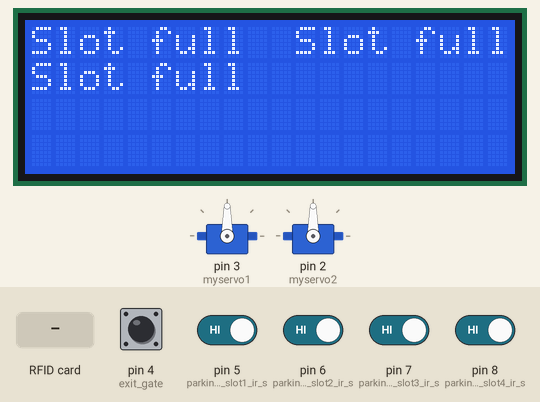
Recording of a sketch running on a simulated Arduino Uno, built with avr-gcc and run on an emulated ATmega328P. On the bench: 20×4 character LCD, 2 × servo. The test bench sets the inputs (shaded band); at power-on: pin 4 (exit_gate), pin 5 (parking1_slot1_ir_s), pin 6 (parking1_slot2_ir_s), pin 7 (parking1_slot3_ir_s), pin 8 (parking1_slot4_ir_s) HIGH. What the sketch prints to the serial monitor is not drawn.

Above: at 10.5 s.
10.6 s: RFID card 53 4F 26 1C held to the reader
At 13.2 s:
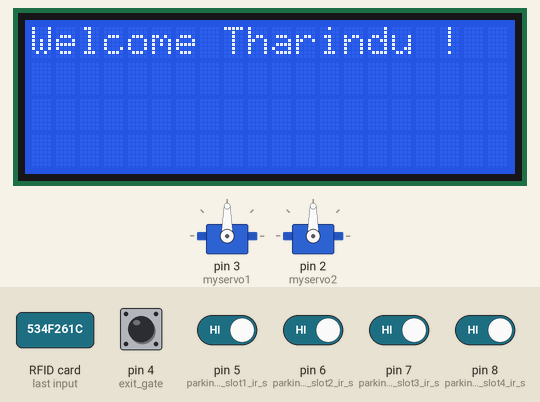
13.3 s: pin 5 (parking1_slot1_ir_s) driven LOW
At 17.14 s:
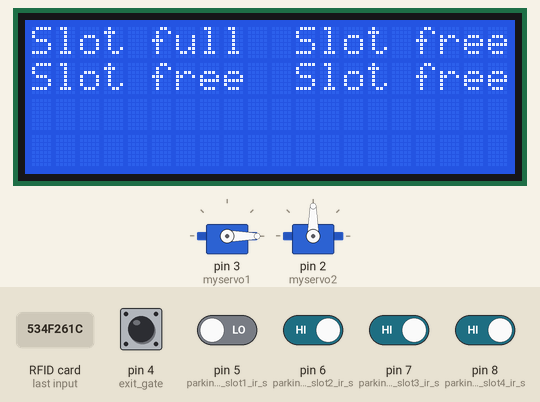
18.2 s: pin 6 (parking1_slot2_ir_s) driven LOW
At 19.74 s:
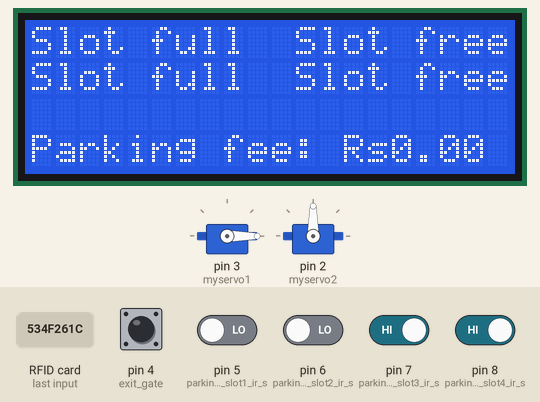
21.0 s: RFID card 5E 7A 19 C4 held to the reader
At 22.6 s:
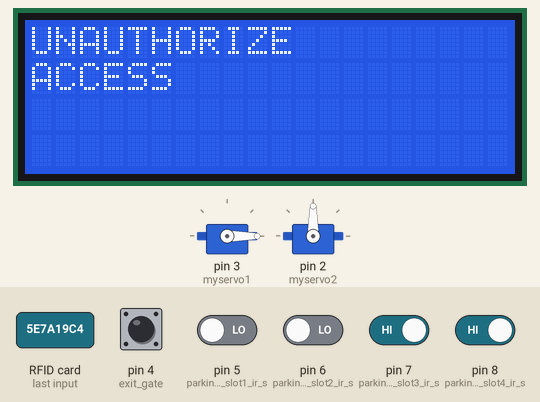
25.6 s: pin 7 (parking1_slot3_ir_s) driven LOW
At 29.4 s:
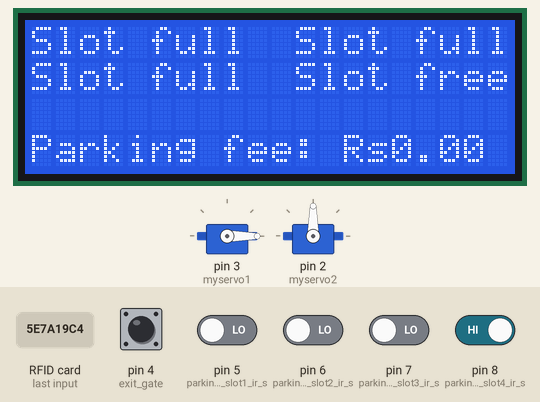
29.5 s: pin 8 (parking1_slot4_ir_s) driven LOW
At 31.2 s:
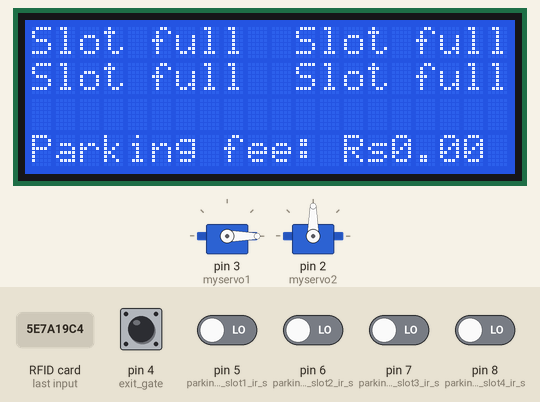
Timing chart, 0 to 32.7 s (numbered marks = the images above; inputs shaded):
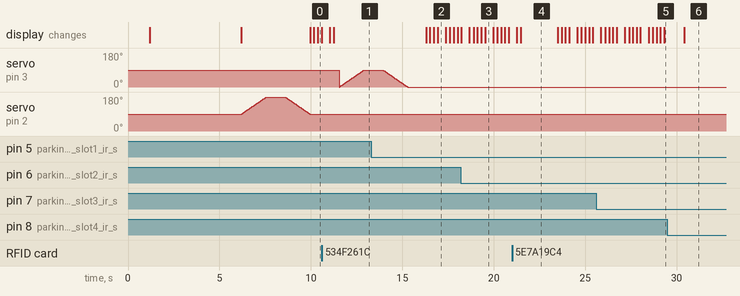

Measured:
- after the input at 10.6 s, the display: first differs from a run without the input after 0.65 s (image 1)
- after the input at 13.3 s, the display: first differs from a run without the input after 3.0 s (image 2 shows a later state)
- after the input at 18.2 s, the display: first differs from a run without the input after 0.91 s (image 3 shows a later state)
- after the input at 21.0 s, the display: first differs from a run without the input after 0.49 s (image 4)
- after the input at 25.6 s, the display: first differs from a run without the input after 0.91 s (image 5 shows a later state)
- after the input at 29.5 s, the display: changes after 0.90 s (image 6)
- by itself, servo on pin 2 (myservo2): rises from 90° to 180° in 1.3 s, then falls to 90° in 2.4 s

The sketch:

arduinocode.ino
```cpp
 #include <SPI.h>
 #include <MFRC522.h>
 #include <Wire.h>
 #include <LiquidCrystal_I2C.h>
 #include <Servo.h>
 #include <SoftwareSerial.h>

 #define SS_PIN 10
 #define RST_PIN 9
 //#define BUZZER 2

 SoftwareSerial nodemcu(0,1);
 LiquidCrystal_I2C lcd(0x27, 20, 4);
 Servo myservo1;
 Servo myservo2;

 int pos1 = 90;
 int pos2 = 90;
 int exit_gate = 4;


 int parking1_slot1_ir_s = 5;
 int parking1_slot2_ir_s = 6;
 int parking1_slot3_ir_s = 7;
 int parking1_slot4_ir_s = 8;

 const float hourlyRate = 100;

 String sensor1;
 String sensor2;
 String sensor3;
 String sensor4;

 String cdata ="";

 MFRC522 mfrc522(SS_PIN, RST_PIN);

        void setup()
        {
            Serial.begin(9600);
            nodemcu.begin(9600);
            SPI.begin();
            mfrc522.PCD_Init();
            lcd.init();
            lcd.backlight();

            lcd.setCursor(3, 0);
            lcd.print("IOT Based Smart");
            lcd.setCursor(4, 1);
            lcd.print("Car Parking");
            lcd.setCursor(7, 2);
            lcd.print("System");
            delay(1000);
            lcd.clear();
            lcd.setCursor(2, 0);
            lcd.print("**Group Members**");
            lcd.setCursor(0, 2);
            lcd.print("1.Tharindu");
            lcd.setCursor(12, 2);
            lcd.print("2.Amath");
            lcd.setCursor(0, 3);
            lcd.print("3.Sahas");
            lcd.setCursor(12, 3);
            lcd.print("4.Shehan");
            delay(5000);
            lcd.clear();


            pinMode(exit_gate, INPUT);
            //pinMode(BUZZER, OUTPUT);
            //noTone(BUZZER);

            pinMode(parking1_slot1_ir_s, INPUT);
            pinMode(parking1_slot2_ir_s, INPUT);
            pinMode(parking1_slot3_ir_s, INPUT);
            pinMode(parking1_slot4_ir_s, INPUT);

            myservo1.attach(3);
            myservo2.attach(2);
        }

        void loop()
        {
            gates();
            p1slot1();
            p1slot2();
            p1slot3();
            p1slot4();


            cdata = cdata + sensor1 +"," + sensor2 + ","+ sensor3 +","+ sensor4 + ","; // comma will be used a delimeter
            Serial.println(cdata);
            nodemcu.println(cdata);
           delay(200); // 100 milli seconds
            cdata = "";

            digitalWrite(parking1_slot1_ir_s, HIGH);
            digitalWrite(parking1_slot2_ir_s, HIGH);
            digitalWrite(parking1_slot3_ir_s, HIGH);
            digitalWrite(parking1_slot4_ir_s, HIGH);

            digitalWrite(exit_gate, HIGH);

             if ((digitalRead(parking1_slot1_ir_s ) == HIGH) || (digitalRead(parking1_slot2_ir_s ) == HIGH) || (digitalRead(parking1_slot3_ir_s ) == HIGH) || (digitalRead(parking1_slot4_ir_s) == HIGH))
            {
                float parkingFee = calculateFee();
                displayfee(parkingFee);

                delay(200);
            }

            if ( ! mfrc522.PICC_IsNewCardPresent())
            {
                //lcd.setCursor(3,0);
               // lcd.print("Please Put Your");
                //lcd.setCursor(7,1);
                //lcd.print("ID CARD");
                return;
            }
            else{
                    lcd.clear();
                }

            if ( ! mfrc522.PICC_ReadCardSerial())
            {
                    return;
            }

            Serial.print("UID tag :");
            String content= "";
            byte letter;

            for (byte i = 0; i < mfrc522.uid.size; i++)
            {
                  Serial.print(mfrc522.uid.uidByte[i] < 0x10 ? " 0" : " ");
                  Serial.print(mfrc522.uid.uidByte[i], HEX);
                  content.concat(String(mfrc522.uid.uidByte[i] < 0x10 ? " 0" : " "));
                  content.concat(String(mfrc522.uid.uidByte[i], HEX));
            }

            Serial.println();
            content.toUpperCase();

           if ((digitalRead(parking1_slot1_ir_s ) == LOW) && (digitalRead(parking1_slot2_ir_s ) == LOW) && (digitalRead(parking1_slot3_ir_s ) == LOW) && (digitalRead(parking1_slot4_ir_s) == LOW))
           {
             lcd.print("All slots taken");
             delay(2000);
             lcd.clear();
           }

            else if (content.substring(1) == "53 4F 26 1C")
            {

                  lcd.print("Welcome Tharindu !");
                  //tone(BUZZER, 500);
                  delay(300);
                 // noTone(BUZZER);
                  for (pos1 = 0; pos1 <= 90 ; pos1 += 1)
                  {
                        myservo1.write(pos1);
                        delay(15);
                  }
                  delay(1000);

                  for (pos1 = 90; pos1 >= 0; pos1 -= 1)
                  {
                        myservo1.write(pos1);
                        delay(15);
                  }


                  delay(1000);
                  lcd.clear();

            }
            else if (content.substring(1) == "43 F4 60 1C")
            {
                  lcd.print("Welcome Amath !");
                //  tone(BUZZER, 500);
                  delay(300);
                 // noTone(BUZZER);

                  for (pos1 = 0; pos1 <= 90 ; pos1 += 1)
                  {
                        myservo1.write(pos1);
                        delay(15);
                  }
                  delay(1000);

                  for (pos1 = 90; pos1 >= 0; pos1 -= 1)
                  {
                        myservo1.write(pos1);
                        delay(15);
                  }
                  delay(1000);
                  lcd.clear();
            }
            else if (content.substring(1) == "A1 92 94 1B")
            {
                  lcd.print("Welcome Sahas !");
                 // tone(BUZZER, 500);
                  delay(300);
                 // noTone(BUZZER);

                  for (pos1 = 0; pos1 <= 90 ; pos1 += 1)
                  {

                        myservo1.write(pos1);
                        delay(15);
                  }
                  delay(1000);

                  for (pos1 = 90; pos1 >= 0; pos1 -= 1)
                  {
                        myservo1.write(pos1);
                        delay(15);
                  }
                  delay(1000);
                  lcd.clear();
            }
            else if (content.substring(1) == "A1 EF 0D 1B")
            {
                  lcd.print("Welcome Shehan !");
                  //tone(BUZZER, 500);
                  delay(300);
                 // noTone(BUZZER);

                 for (pos1 = 0; pos1 <= 90 ; pos1 += 1)
                 {
                        myservo1.write(pos1);
                        delay(15);
                 }
                 delay(1000);

                 for (pos1 = 90; pos1 >= 0; pos1 -= 1)
                 { // goes from 180 degrees to 0 degrees
                        myservo1.write(pos1);
                        delay(15);
                 }
                 delay(1000);
                 lcd.clear();
            }
            else
            {
                    lcd.print("UNAUTHORIZE");
                    lcd.setCursor(0,1);
                    lcd.print("ACCESS");
                   // tone(BUZZER, 300);
                    delay(2000);
                  //  noTone(BUZZER);
                    lcd.clear();
            }

        }
        void gates()
        {

              if (digitalRead(exit_gate) == LOW)
              {
                    for (pos2 = 90; pos2 <= 180 ; pos2 += 1)
                    {
                            myservo2.write(pos2);
                            delay(15);
                    }
                    delay(1000);

                    for (pos2 = 180; pos2 >= 90; pos2 -= 1)
                    {
                            myservo2.write(pos2);
                            delay(15);
                    }
               }
        }
        void p1slot1()
        {
              if( digitalRead(parking1_slot1_ir_s) == LOW)
              {
                    lcd.setCursor(0, 0);
                    lcd.print("Slot full");
                    sensor1 = "255";
                    delay(200);
              }
              if( digitalRead(parking1_slot1_ir_s) == HIGH)
              {
                    lcd.setCursor(0, 0);
                    lcd.print("Slot free");
                    sensor1 = "0";
                    delay(200);
              }

        }

        void p1slot2()
        {
              if( digitalRead(parking1_slot2_ir_s) == LOW)
              {
                    lcd.setCursor(0, 1);
                    lcd.print("Slot full");
                    sensor2 = "255";
                    delay(200);
              }
              if( digitalRead(parking1_slot2_ir_s) == HIGH)
              {

                    lcd.setCursor(0, 1);
                    lcd.print("Slot free");
                    sensor2 = "0";
                    delay(200);
              }
        }


        void p1slot3()
        {
              if( digitalRead(parking1_slot3_ir_s) == LOW)
              {
                    lcd.setCursor(11, 0);
                    lcd.print("Slot full");
                    sensor3 = "255";
                    delay(200);
              }
              if( digitalRead(parking1_slot3_ir_s) == HIGH)
              {
                    lcd.setCursor(11, 0);
                    lcd.print("Slot free");
                    sensor3 = "0";
                    delay(200);
              }
        }


        void p1slot4()
        {
              if( digitalRead(parking1_slot4_ir_s) == LOW)
              {
                    lcd.setCursor(11, 1);
                    lcd.print("Slot full");
                    sensor4 = "255";
                    delay(200);
              }
              if( digitalRead(parking1_slot4_ir_s) == HIGH)
              {
                    lcd.setCursor(11, 1);
                    lcd.print("Slot free");

                    sensor4 = "0";
                    delay(200);
              }
        }

        float calculateFee()
        {
          unsigned long startTime = millis();
         // while ((digitalRead(parking1_slot1_ir_s ) == LOW) || (digitalRead(parking1_slot2_ir_s ) == LOW) || (digitalRead(parking1_slot3_ir_s ) == LOW) || (digitalRead(parking1_slot4_ir_s) == LOW))
          //{

          //}
            unsigned long endTime = millis();
            float duration = (endTime - startTime) / 1000.0 / 3600.0;
            float fee = duration * hourlyRate;
            return fee;

        }
          void displayfee(float fee)
          {
            lcd.clear();
            lcd.setCursor(0, 3);
            lcd.print("Parking fee: Rs");
            lcd.print(fee);
            Serial.print("parking fee:");
            Serial.print(fee);
            //delay(1000);
          }
```
